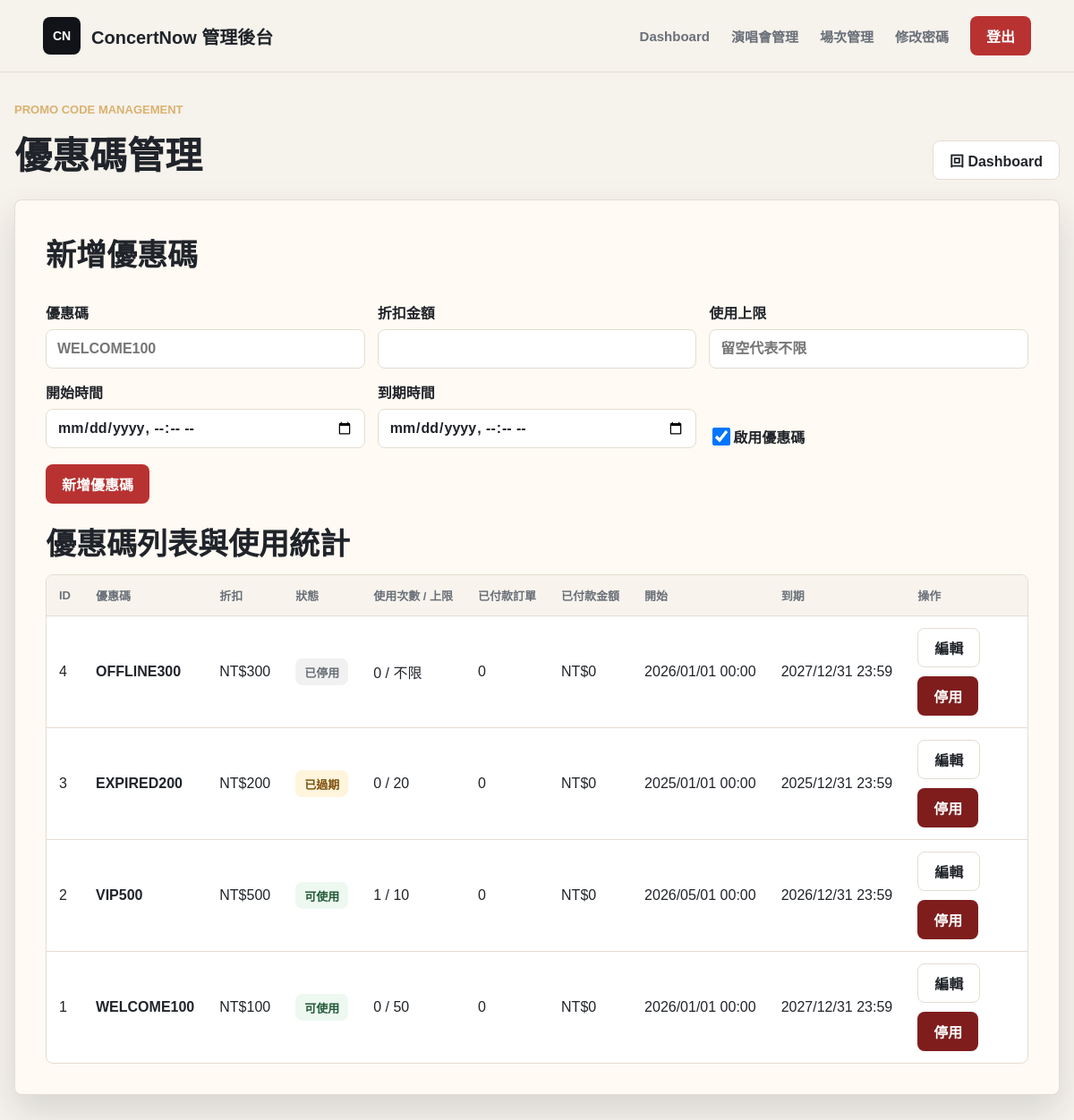
/manager/promocodes.php (signed in), run on the app's committed database.
### tables this page shows
CREATE TABLE PromoCode (
    promo_id INT AUTO_INCREMENT PRIMARY KEY,
    code_name VARCHAR(50) NOT NULL UNIQUE,  
    discount_amount INT NOT NULL,           
    usage_limit INT NULL,                   
    starts_at DATETIME NULL,                
    expires_at DATETIME NULL,               
    is_active BOOLEAN DEFAULT TRUE,         
    created_at TIMESTAMP DEFAULT CURRENT_TIMESTAMP,
    updated_at TIMESTAMP DEFAULT CURRENT_TIMESTAMP ON UPDATE CURRENT_TIMESTAMP
);

### includes/manager_auth.php (called while the page is built, shortened)
<?php
function h($value)
{
    return htmlspecialchars((string) $value, ENT_QUOTES, 'UTF-8');
}

### manager/promocodes.php (the view, shortened to what this page needs)
<?php
require_once __DIR__ . '/../includes/manager_auth.php';
require_once __DIR__ . '/../includes/db_config.php';
$errors = [];
$promos = [];
$editPromo = null;
$dbReady = $pdo instanceof PDO;
function promoStatusText($promo)
{
    $now = time();
    if ((int) $promo['is_active'] !== 1) {
        return '已停用';
    }
    if (!empty($promo['expires_at']) && strtotime($promo['expires_at']) < $now) {
        return '已過期';
    }
    return '可使用';
}
function promoStatusClass($promo)
{
    $status = promoStatusText($promo);
    $classMap = [
        '可使用' => 'status-active',
        '尚未開始' => 'status-pending',
        '已過期' => 'status-expired',
        '已達上限' => 'status-limit',
        '已停用' => 'status-disabled',
    ];
    return $classMap[$status] ?? 'status-disabled';
}
function displayDateTime($value)
{
    $timestamp = strtotime((string) $value);
    return $timestamp ? date('Y/m/d H:i', $timestamp) : (string) $value;
}
if ($dbReady) {
    try {
        $stmt = $pdo->query(
            'SELECT
                p.promo_id,
                p.code_name,
                p.discount_amount,
                p.usage_limit,
                p.starts_at,
                p.expires_at,
                p.is_active,
                COUNT(o.order_id) AS total_used_count,
                SUM(CASE WHEN o.status IN ("pending_payment", "paid") THEN 1 ELSE 0 END) AS used_count,
                SUM(CASE WHEN o.status = "paid" THEN 1 ELSE 0 END) AS paid_count,
                COALESCE(SUM(CASE WHEN o.status = "paid" THEN o.total_price ELSE 0 END), 0) AS paid_sales
             FROM PromoCode p
             LEFT JOIN Orders o ON o.promo_id = p.promo_id
             GROUP BY
                p.promo_id,
                p.code_name,
                p.discount_amount,
                p.usage_limit,
                p.starts_at,
                p.expires_at,
                p.is_active
             ORDER BY p.promo_id DESC'
        );
        $promos = $stmt->fetchAll();
    } catch (PDOException $exception) {
        error_log('Fetch promos failed: ' . $exception->getMessage());
        $errors[] = '讀取優惠碼列表失敗，請確認已重新匯入 schema.sql。';
    }
}
$isEditing = is_array($editPromo);
$formTitle = $isEditing ? '修改優惠碼' : '新增優惠碼';
$formData = [
    'code_name' => $isEditing ? ($editPromo['code_name'] ?? '') : ($_POST['code_name'] ?? ''),
    'discount_amount' => $isEditing ? ($editPromo['discount_amount'] ?? '') : ($_POST['discount_amount'] ?? ''),
    'usage_limit' => $isEditing ? ($editPromo['usage_limit'] ?? '') : ($_POST['usage_limit'] ?? ''),
    'starts_at' => $isEditing ? promoDateTimeInputValue($editPromo['starts_at'] ?? '') : ($_POST['starts_at'] ?? ''),
    'expires_at' => $isEditing ? promoDateTimeInputValue($editPromo['expires_at'] ?? '') : ($_POST['expires_at'] ?? ''),
    'is_active' => $isEditing ? (int) ($editPromo['is_active'] ?? 0) : (isset($_POST['is_active']) ? 1 : 1),
];
?>
<!doctype html>
<html lang="zh-Hant">
<head>
    <link rel="stylesheet" href="../assets/css/style.css">
</head>
<body>
    <header class="site-header">
        <a class="brand" href="/concert_system/manager/dashboard.php" aria-label="ConcertNow 管理後台">
            <span class="brand-mark">CN</span>
            <span>ConcertNow 管理後台</span>
        </a>
        <nav class="main-nav" aria-label="管理功能">
            <a href="/concert_system/manager/dashboard.php">Dashboard</a>
            <a href="/concert_system/manager/concerts.php">演唱會管理</a>
            <a href="/concert_system/manager/shows.php">場次管理</a>
            <a href="/concert_system/manager/change_password.php">修改密碼</a>
            <a class="login-button" href="/concert_system/manager/logout.php">登出</a>
        </nav>
    </header>
    <main class="concert-section manager-promos">
        <div class="section-title">
            <div>
                <p>Promo Code Management</p>
                <h2>優惠碼管理</h2>
            </div>
            <a class="secondary-action" href="/concert_system/manager/dashboard.php">回 Dashboard</a>
        </div>
        <section class="placeholder-card promos-panel">
            <div class="promos-layout">
                <form class="promo-form" method="post" action="/concert_system/manager/promocodes.php">
                    <h1><?= h($formTitle) ?></h1>
                    <div class="promo-form-grid">
                        <label>
                            優惠碼
                            <input type="text" name="code_name" value="<?= h($formData['code_name']) ?>" placeholder="WELCOME100" required <?= !$dbReady ? 'disabled' : '' ?>>
                        </label>
                        <label>
                            折扣金額
                            <input type="number" name="discount_amount" min="1" value="<?= h($formData['discount_amount']) ?>" required <?= !$dbReady ? 'disabled' : '' ?>>
                        </label>
                        <label>
                            使用上限
                            <input type="number" name="usage_limit" min="1" value="<?= h($formData['usage_limit']) ?>" placeholder="留空代表不限" <?= !$dbReady ? 'disabled' : '' ?>>
                        </label>
                        <label>
                            開始時間
                            <input type="datetime-local" name="starts_at" value="<?= h($formData['starts_at']) ?>" <?= !$dbReady ? 'disabled' : '' ?>>
                        </label>
                        <label>
                            到期時間
                            <input type="datetime-local" name="expires_at" value="<?= h($formData['expires_at']) ?>" <?= !$dbReady ? 'disabled' : '' ?>>
                        </label>
                        <label class="checkbox-label">
                            <input type="checkbox" name="is_active" value="1" <?= (int) $formData['is_active'] === 1 ? 'checked' : '' ?> <?= !$dbReady ? 'disabled' : '' ?>>
                            啟用優惠碼
                        </label>
                    </div>
                    <div class="promo-actions">
                        <button class="placeholder-link" type="submit" <?= !$dbReady ? 'disabled' : '' ?>>
                            <?= $isEditing ? '更新優惠碼' : '新增優惠碼' ?>
                        </button>
                    </div>
                </form>
                <div>
                    <h1>優惠碼列表與使用統計</h1>
                    <div class="table-wrap">
                        <?php if ($promos): ?>
                            <table class="promo-table">
                                <thead>
                                    <tr>
                                        <th>ID</th>
                                        <th>優惠碼</th>
                                        <th>折扣</th>
                                        <th>狀態</th>
                                        <th>使用次數 / 上限</th>
                                        <th>已付款訂單</th>
                                        <th>已付款金額</th>
                                        <th>開始</th>
                                        <th>到期</th>
                                        <th>操作</th>
                                    </tr>
                                </thead>
                                <tbody>
                                    <?php foreach ($promos as $promo): ?>
                                        <tr>
                                            <td><?= h($promo['promo_id']) ?></td>
                                            <td><strong><?= h($promo['code_name']) ?></strong></td>
                                            <td>NT$<?= h(number_format((int) $promo['discount_amount'])) ?></td>
                                            <td>
                                                <span class="status-pill <?= h(promoStatusClass($promo)) ?>">
                                                    <?= h(promoStatusText($promo)) ?>
                                                </span>
                                            </td>
                                            <td>
                                                <?= h((int) $promo['used_count']) ?> /
                                                <?= $promo['usage_limit'] === null ? '不限' : h((int) $promo['usage_limit']) ?>
                                            </td>
                                            <td><?= h((int) $promo['paid_count']) ?></td>
                                            <td>NT$<?= h(number_format((int) $promo['paid_sales'])) ?></td>
                                            <td><?= h(displayDateTime($promo['starts_at'])) ?></td>
                                            <td><?= h(displayDateTime($promo['expires_at'])) ?></td>
                                            <td>
                                                <div class="table-actions">
                                                    <a class="secondary-action" href="/concert_system/manager/promocodes.php?edit_id=<?= h($promo['promo_id']) ?>">編輯</a>
                                                    <form method="post" action="/concert_system/manager/promocodes.php" onsubmit="return confirm('確定要停用這組優惠碼嗎？歷史訂單仍會保留統計。');">
                                                        <button class="danger-action" type="submit">停用</button>
                                                    </form>
                                                </div>
                                            </td>
                                        </tr>
                                    <?php endforeach; ?>
                                </tbody>
                            </table>
                        <?php else: ?>
                            <div class="empty-row">目前沒有優惠碼。</div>
                        <?php endif; ?>
                    </div>
                </div>
            </div>
        </section>
    </main>
</body>
</html>

### assets/css/style.css (style rules this page uses)
:root { --bg: #f6f2ec; --surface: #fffaf3; --text: #20242a; --muted: #6a7079; --line: #e4ddd2; --accent: #b83232; --accent-dark: #8f2323; --ink: #111318; --shadow: 0 18px 40px rgba(31, 35, 40, 0.14); }
* { box-sizing: border-box; }
html { scroll-behavior: smooth; }
body { margin: 0; min-height: 100vh; background: var(--bg); color: var(--text); font-family: "PingFang TC", "Noto Sans TC", "Microsoft JhengHei", Arial, sans-serif; }
button, input[type="button"], input[type="submit"], input[type="reset"], .login-button, .primary-action, .ticket-link, .secondary-action, .disabled-action, .seat-zone-action, .show-select-action, .placeholder-link, .auth-submit, .danger-action { font-size: max(16px, 1em) !important; }
a { color: inherit; text-decoration: none; }
.site-header { position: sticky; top: 0; z-index: 20; display: flex; align-items: center; justify-content: space-between; gap: 24px; width: 100%; padding: 18px clamp(18px, 4vw, 56px); background: rgba(246, 242, 236, 0.92); border-bottom: 1px solid rgba(228, 221, 210, 0.9); backdrop-filter: blur(16px); }
.brand { display: inline-flex; align-items: center; gap: 12px; font-size: 20px; font-weight: 800; letter-spacing: 0; }
.brand-mark { display: inline-grid; place-items: center; width: 42px; height: 42px; color: #fff; background: var(--ink); border-radius: 8px; font-size: 14px; }
.main-nav { display: flex; align-items: center; gap: clamp(12px, 2vw, 28px); color: var(--muted); font-size: 15px; font-weight: 700; }
.login-button, .primary-action, .ticket-link, .secondary-action, .disabled-action, .seat-zone-action, .show-select-action, .placeholder-link, .auth-submit { display: inline-flex; align-items: center; justify-content: center; min-height: 44px; padding: 0 18px; border: 0; border-radius: 8px; background: var(--accent); color: #fff; font-weight: 800; cursor: pointer; }
.secondary-action { border: 1px solid var(--line); background: #fff; color: var(--text); }
.slide-kicker, .section-title p { margin: 0 0 10px; color: #d9b26f; font-size: 13px; font-weight: 900; letter-spacing: 0; text-transform: uppercase; }
.concert-section { width: min(1180px, calc(100% - 32px)); margin: 64px auto 72px; }
.section-title { display: flex; align-items: end; justify-content: space-between; gap: 20px; margin-bottom: 22px; }
.section-title h2 { margin: 0; color: var(--text); font-size: clamp(28px, 4vw, 42px); letter-spacing: 0; }
.placeholder-card { width: min(620px, 100%); padding: 34px; border: 1px solid var(--line); border-radius: 8px; background: var(--surface); box-shadow: var(--shadow); }
.placeholder-card h1 { margin: 0 0 12px; font-size: 34px; }
.danger-action { border-color: #e2b4b4; color: #9a2525; font-size: 17px; }

### manager/promocodes.php (style rules this page uses)
.manager-promos { margin-top: 34px; }
.promos-panel { width: 100%; max-width: none; }
.promos-layout, .promo-form { display: grid; gap: 18px; }
.promo-form-grid { display: grid; grid-template-columns: repeat(3, minmax(0, 1fr)); gap: 14px; }
.promo-form label { display: grid; gap: 7px; font-weight: 800; }
.promo-form input { width: 100%; min-height: 44px; padding: 10px 12px; border: 1px solid var(--line); border-radius: 8px; background: #fff; color: var(--text); font: inherit; }
.promo-form input[type="checkbox"] { width: 20px; min-height: 20px; }
.checkbox-label { align-content: end; grid-template-columns: 20px 1fr; align-items: center; }
.promo-actions, .table-actions { display: flex; flex-wrap: wrap; gap: 10px; align-items: center; }
.table-wrap { overflow-x: auto; border: 1px solid var(--line); border-radius: 8px; background: #fff; }
.promo-table { width: 100%; min-width: 1080px; border-collapse: collapse; }
.promo-table th, .promo-table td { padding: 13px 14px; border-bottom: 1px solid var(--line); text-align: left; vertical-align: middle; white-space: nowrap; }
.promo-table th { background: #f8f4ed; color: var(--muted); font-size: 13px; font-weight: 900; }
.promo-table tr:last-child td { border-bottom: 0; }
.status-pill { display: inline-flex; align-items: center; min-height: 30px; padding: 0 10px; border-radius: 8px; font-size: 13px; font-weight: 900; }
.status-active { background: #edf8f1; color: #245b38; }
.status-expired, .status-limit { background: #fff4dc; color: #80520e; }
.status-disabled { background: #f1f1f1; color: #6a7079; }
.danger-action { display: inline-flex; align-items: center; justify-content: center; min-height: 44px; padding: 0 18px; border: 0; border-radius: 8px; background: #7f1d1d; color: #fff; font-weight: 800; cursor: pointer; }

### data on the page
promocode: promo_id "4", code_name "OFFLINE300", discount_amount "300", is_active "已停用", used_count "0", shows "不限", paid_count "0", paid_sales "0", starts_at "2026/01/01 00:00", expires_at "2027/12/31 23:59"
promocode: promo_id "3", code_name "EXPIRED200", discount_amount "200", expires_at "已過期", used_count "0", usage_limit "20", paid_count "0", paid_sales "0", starts_at "2025/01/01 00:00", expires_at "2025/12/31 23:59"
promocode: promo_id "2", code_name "VIP500", discount_amount "500", promo "可使用", used_count "1", usage_limit "10", paid_count "0", paid_sales "0", starts_at "2026/05/01 00:00", expires_at "2026/12/31 23:59"
promocode: promo_id "1", code_name "WELCOME100", discount_amount "100", promo "可使用", used_count "0", usage_limit "50", paid_count "0", paid_sales "0", starts_at "2026/01/01 00:00", expires_at "2027/12/31 23:59"

### other printed values
$formTitle "新增優惠碼"
